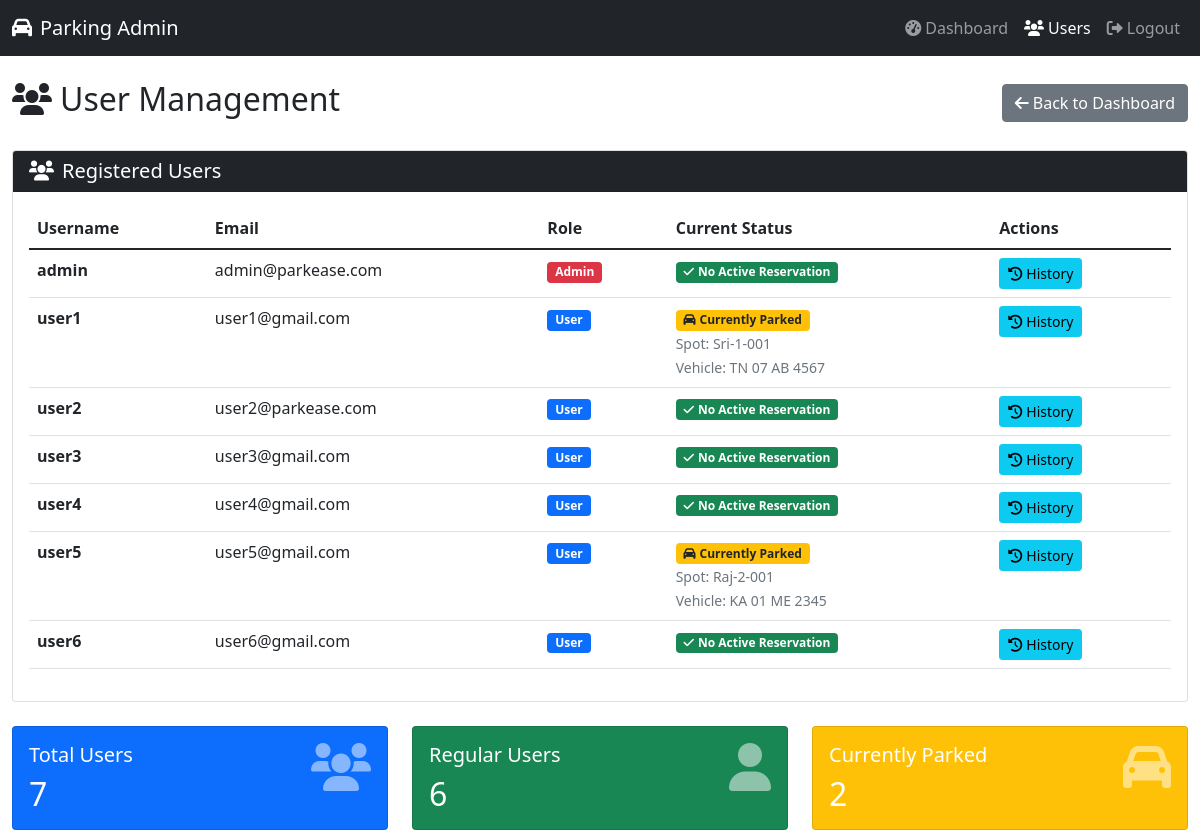
The page /admin/users (signed in) on the database as committed earlier.
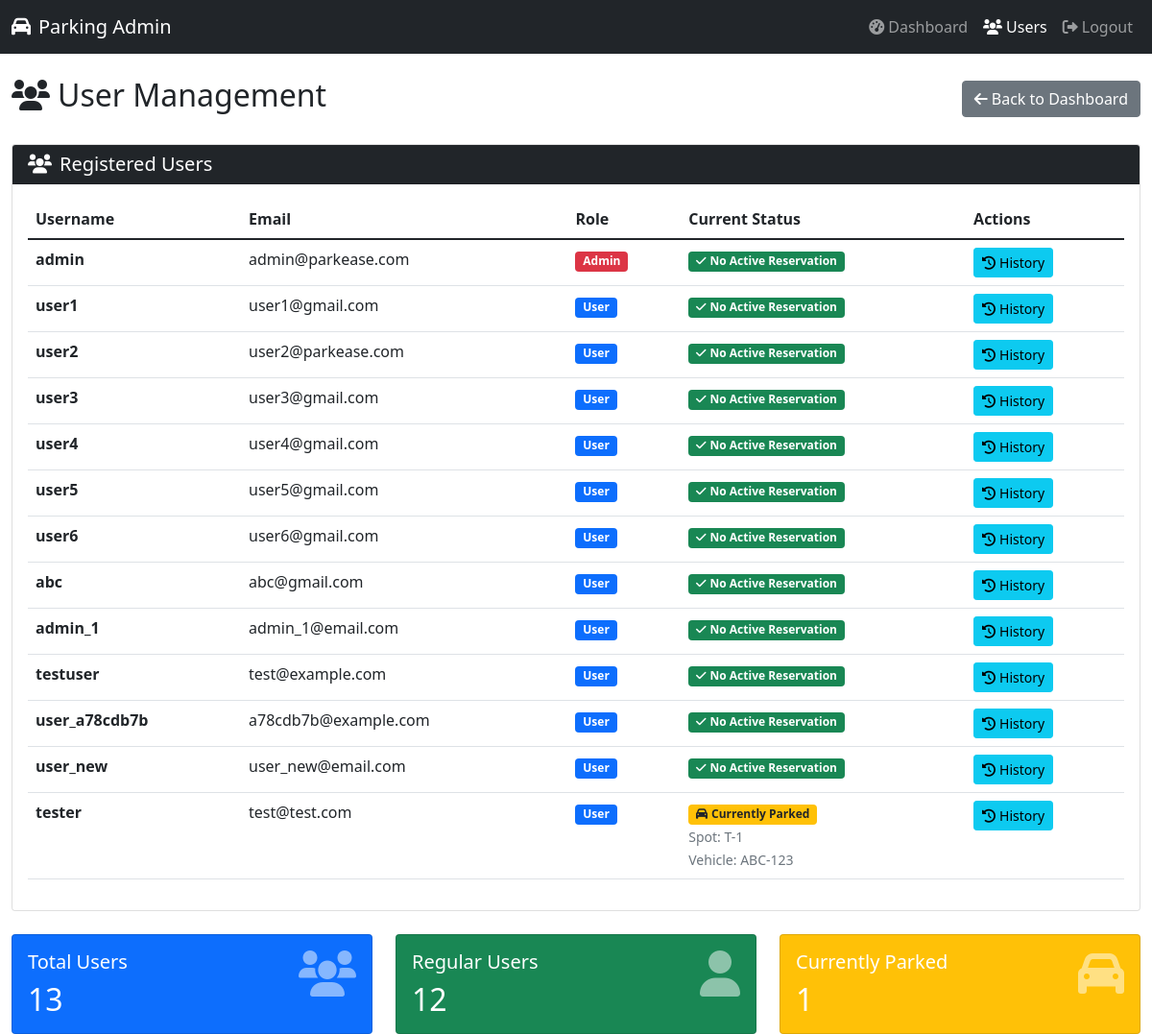
The same page on the database as committed later.
### models/user_admin.py (models this page shows, shortened)
class User_Admin(db.Model, UserMixin):
    __tablename__ = 'user_admin'
    id = db.Column(db.Integer, primary_key=True, autoincrement=True)
    username = db.Column(db.String(50), unique=True, nullable=False)
    email = db.Column(db.String(120), unique=True, nullable=False)
    password_hash = db.Column(db.String(128), nullable=False)
    role = db.Column(db.String(10), nullable=False)
    reservations = db.relationship('Reservation', backref='user', lazy=True)

### models/parking_spot.py (models this page shows)
class ParkingSpot(db.Model):
    __tablename__ = 'parking_spot'
    spot_id = db.Column(db.Integer, primary_key=True, autoincrement=True)
    lot_id = db.Column(db.Integer, db.ForeignKey('parking_lot.lot_id'), nullable=False)
    spot_number = db.Column(db.String(10), unique=True, nullable=False)
    status = db.Column(db.String(1), default="A")  # A = Available, O = Occupied
    spot_type = db.Column(db.String(20), default="Standard")
    reservations = db.relationship('Reservation', backref='spot', lazy=True, cascade="all, delete")

### models/reservation.py (models this page shows)
class Reservation(db.Model):
    __tablename__ = 'reservation'
    reservation_id = db.Column(db.Integer, primary_key=True, autoincrement=True)
    spot_id = db.Column(db.Integer, db.ForeignKey('parking_spot.spot_id'), nullable=False)
    user_id = db.Column(db.Integer, db.ForeignKey('user_admin.id'), nullable=False)
    reservation_timestamp = db.Column(db.DateTime, default=datetime.utcnow)
    parking_timestamp = db.Column(db.DateTime, default=datetime.utcnow)
    leaving_timestamp = db.Column(db.DateTime, nullable=True)
    parking_cost_per_time = db.Column(db.Float, nullable=False)
    vehicle_number = db.Column(db.String(20), nullable=False)
    payment_status = db.Column(db.String(20), default="Pending")
    payment = db.relationship('Payment', back_populates='reservation', uselist=False, cascade="all, delete")

### app.py (the view)
@app.route('/admin/users')
@login_required
def view_users():
    if current_user.role != 'admin':
        flash('Access denied', 'danger')
        return redirect(url_for('home_page'))
    users = User_Admin.query.all()
    user_details = []
    for user in users:
        details = {'user': user}
        active_reservation = Reservation.query.filter_by(
            user_id=user.id,
            payment_status='Pending'
        ).first()
        if active_reservation:
            details['spot'] = ParkingSpot.query.get(active_reservation.spot_id)
            details['reservation'] = active_reservation
        user_details.append(details)
    return render_template('users.html', users=user_details)

### app.py (called while the page is built)
@login_manager.user_loader
def load_user(user_id):
    return User_Admin.query.get(int(user_id))

### templates/users.html (shortened to what the changed rows need)
<!DOCTYPE html>
<html lang="en">
<head>
    <link href="https://cdn.jsdelivr.net/npm/bootstrap@5.1.3/dist/css/bootstrap.min.css" rel="stylesheet">
    <link rel="stylesheet" href="https://cdnjs.cloudflare.com/ajax/libs/font-awesome/6.0.0/css/all.min.css">
</head>
<body>
    <div class="container-fluid mt-4">
        <div class="d-flex justify-content-between align-items-center mb-4">
            <h2><i class="fas fa-users me-2"></i>User Management</h2>
        </div>
        <div class="card">
            <div class="card-body">
                <div class="table-responsive">
                    <table class="table table-hover">
                        <thead>
                            <tr>
                                <th>Username</th>
                                <th>Email</th>
                                <th>Role</th>
                                <th>Current Status</th>
                                <th>Actions</th>
                            </tr>
                        </thead>
                        <tbody>
                            {% for user_detail in users %}
                            <tr>
                                <td>
                                    <strong>{{ user_detail.user.username }}</strong>
                                </td>
                                <td>{{ user_detail.user.email }}</td>
                                <td>
                                    {% if user_detail.user.role == 'admin' %}
                                        <span class="badge bg-danger">Admin</span>
                                    {% else %}
                                        <span class="badge bg-primary">User</span>
                                    {% endif %}
                                </td>
                                <td>
                                    {% if user_detail.reservation %}
                                        <span class="badge bg-warning text-dark">
                                            <i class="fas fa-car me-1"></i>Currently Parked
                                        </span>
                                        <br>
                                        <small class="text-muted">
                                            Spot: {{ user_detail.spot.spot_number if user_detail.spot else 'N/A' }}<br>
                                            Vehicle: {{ user_detail.reservation.vehicle_number }}
                                        </small>
                                    {% else %}
                                        <span class="badge bg-success">
                                            <i class="fas fa-check me-1"></i>No Active Reservation
                                        </span>
                                    {% endif %}
                                </td>
                                <td>
                                    <div class="btn-group">
                                        <a href="{{ url_for('view_user_history', user_id=user_detail.user.id) }}"
                                           class="btn btn-sm btn-info" title="View Parking History">
                                            <i class="fas fa-history me-1"></i>History
                                        </a>
                                    </div>
                                </td>
                            </tr>
                            {% endfor %}
                        </tbody>
                    </table>
                </div>
            </div>
        </div>
        <div class="row mt-4">
            <div class="col-md-4">
                <div class="card text-white bg-primary card-hover">
                    <div class="card-body">
                        <div class="d-flex justify-content-between">
                            <div>
                                <h5 class="card-title">Total Users</h5>
                                <h2 class="mb-0">{{ users|length }}</h2>
                            </div>
                        </div>
                    </div>
                </div>
            </div>
            <div class="col-md-4">
                <div class="card text-white bg-success card-hover">
                    <div class="card-body">
                        <div class="d-flex justify-content-between">
                            <div>
                                <h5 class="card-title">Regular Users</h5>
                                <h2 class="mb-0">{{ users|selectattr('user.role', 'equalto', 'user')|list|length }}</h2>
                            </div>
                        </div>
                    </div>
                </div>
            </div>
            <div class="col-md-4">
                <div class="card text-white bg-warning card-hover">
                    <div class="card-body">
                        <div class="d-flex justify-content-between">
                            <div>
                                <h5 class="card-title">Currently Parked</h5>
                                <h2 class="mb-0">{{ users|selectattr('reservation')|list|length }}</h2>
                            </div>
                        </div>
                    </div>
                </div>
            </div>
        </div>
    </div>
</body>
</html>

Rows that differ between the two databases and show on the page:
no longer on this page (row edited): ParkingSpot: spot "Sri-1-001"
no longer on this page (row edited): Reservation: reservation.vehicle_number "TN 07 AB 4567"
no longer on this page (row edited): ParkingSpot: spot "Raj-2-001"
no longer on this page (row edited): Reservation: reservation.vehicle_number "KA 01 ME 2345"
added User_Admin: user.username "abc", user.email "abc@gmail.com"
added User_Admin: user.username "admin_1", user.email "admin_1@email.com"
added User_Admin: user.username "testuser", user.email "test@example.com"
added User_Admin: user.username "user_a78cdb7b", user.email "a78cdb7b@example.com"
added User_Admin: user.username "user_new", user.email "user_new@email.com"
added User_Admin: user.username "tester", user.email "test@test.com"
added ParkingSpot: spot "T-1"
added Reservation: reservation.vehicle_number "ABC-123"
Other text that changed with them:
{{ users|length }}: "7" → "13"
{{ users|selectattr('user.role', 'equalto', 'user')|list|length }}: "6" → "12"
{{ users|selectattr('reservation')|list|length }}: "2" → "1"
new list line: "user1 user1@gmail.com"
new list line: "User No Active Reservation History"
new list line: "user5 user5@gmail.com"
new list line: "User Currently Parked Spot: Vehicle: History"
list line gone: "user1 user1@gmail.com"
list line gone: "User Currently Parked Spot: Vehicle: History"
list line gone: "user5 user5@gmail.com"
